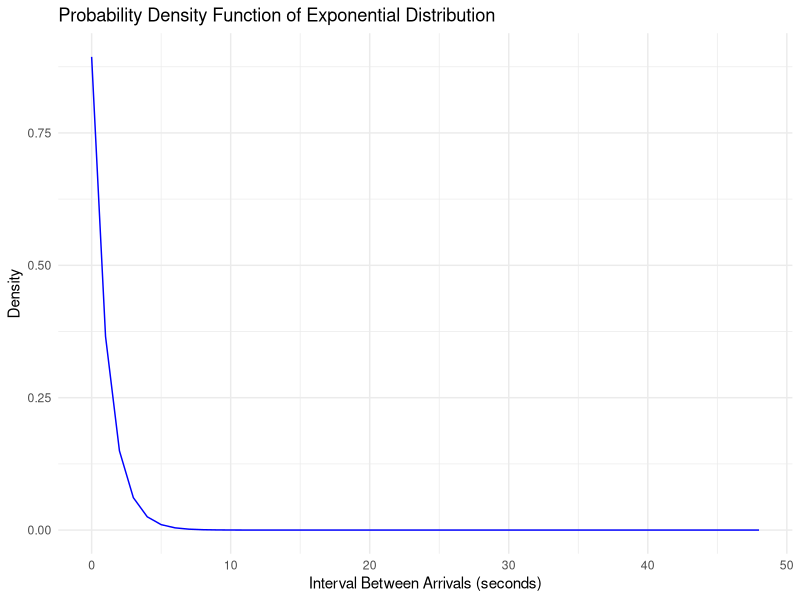
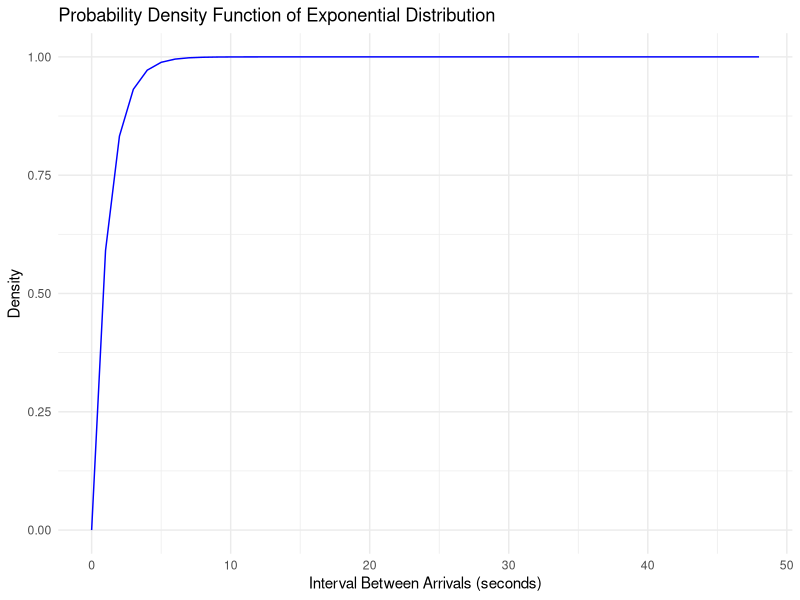
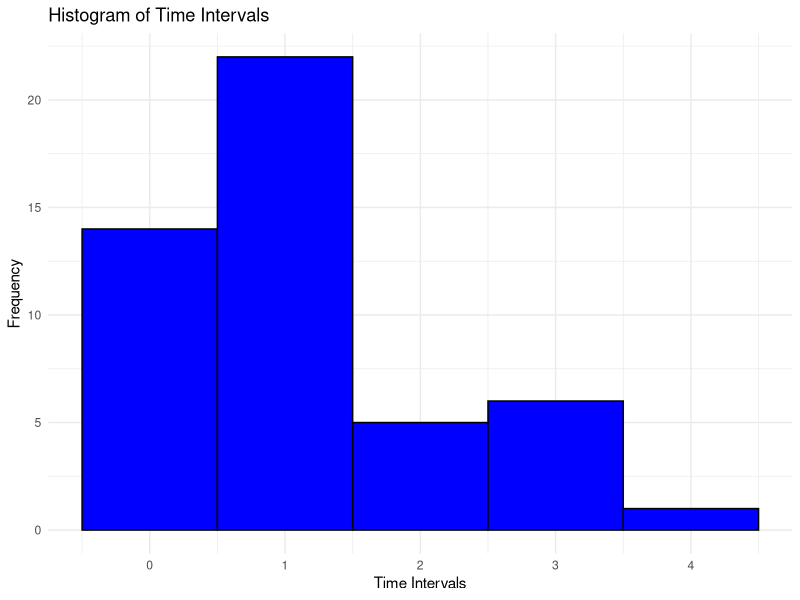

Generate these figures, in order, with R:
## ---- chunk 1
knitr::opts_chunk$set(echo = TRUE)
## ---- chunk 2
library(readxl)
library(ggplot2)

data = read_excel("FA7 - Data.xlsx")
## ---- chunk 3

mean_minutes <- mean(as.numeric(data$...5[2:49]), na.rm = TRUE)

mean_rate = mean_minutes  
lambda <- 1 / mean_rate
x = seq(0, 48, by = 1)

pdf = dexp(x, rate = lambda)
cdf = pexp(x, rate = lambda)

pdf_data = data.frame(x = x, pdf = pdf)
cdf_data = data.frame(x = x, cdf = cdf)


cat("The Average Arrival Time:", mean_rate, "minutes.\n",
    "The Mean (expected value):" , lambda, "\n")


## ---- chunk 4
ggplot(pdf_data, aes(x = x, y = pdf)) +
  geom_line(color = "blue") +
  labs(title = "Probability Density Function of Exponential Distribution",
       x = "Interval Between Arrivals (seconds)",
       y = "Density") +
  theme_minimal()
## ---- chunk 5
ggplot(cdf_data, aes(x = x, y = cdf)) +
  geom_line(color = "blue") +
  labs(title = "Probability Density Function of Exponential Distribution",
       x = "Interval Between Arrivals (seconds)",
       y = "Density") +
  theme_minimal()
## ---- chunk 6
time_intervals = as.numeric(data$...5[2:49])

ggplot(data.frame(time_intervals), aes(x = time_intervals)) + geom_histogram(binwidth = 1, fill = "blue", color = "black") + labs(title = "Histogram of Time Intervals", x = "Time Intervals", y = "Frequency") + theme_minimal()
